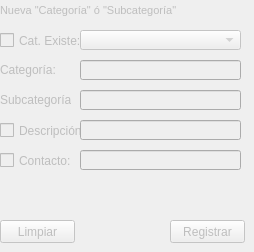
     <widget class="QWidget" name="page_6">
      <widget class="QLabel" name="label_49">
       <property name="enabled">
        <bool>false</bool>
       </property>
       <property name="geometry">
        <rect>
         <x>0</x>
         <y>90</y>
         <width>71</width>
         <height>20</height>
        </rect>
       </property>
       <property name="text">
        <string>Subcategoría:</string>
       </property>
      </widget>
      <widget class="QLineEdit" name="lineEdit_26">
       <property name="enabled">
        <bool>false</bool>
       </property>
       <property name="geometry">
        <rect>
         <x>80</x>
         <y>150</y>
         <width>161</width>
         <height>20</height>
        </rect>
       </property>
       <property name="inputMask">
        <string/>
       </property>
       <property name="maxLength">
        <number>99</number>
       </property>
      </widget>
      <widget class="QLabel" name="label_52">
       <property name="enabled">
        <bool>false</bool>
       </property>
       <property name="geometry">
        <rect>
         <x>0</x>
         <y>0</y>
         <width>201</width>
         <height>20</height>
        </rect>
       </property>
       <property name="font">
        <font>
         <pointsize>8</pointsize>
        </font>
       </property>
       <property name="text">
        <string>Nueva &quot;Categoría&quot; ó &quot;Subcategoría&quot;</string>
       </property>
      </widget>
      <widget class="QLineEdit" name="lineEdit_28">
       <property name="enabled">
        <bool>false</bool>
       </property>
       <property name="geometry">
        <rect>
         <x>80</x>
         <y>90</y>
         <width>161</width>
         <height>20</height>
        </rect>
       </property>
       <property name="inputMask">
        <string/>
       </property>
       <property name="maxLength">
        <number>99</number>
       </property>
      </widget>
      <widget class="QLineEdit" name="lineEdit_29">
       <property name="enabled">
        <bool>false</bool>
       </property>
       <property name="geometry">
        <rect>
         <x>80</x>
         <y>120</y>
         <width>161</width>
         <height>20</height>
        </rect>
       </property>
       <property name="inputMask">
        <string/>
       </property>
       <property name="maxLength">
        <number>99</number>
       </property>
      </widget>
      <widget class="QPushButton" name="pushButton_17">
       <property name="enabled">
        <bool>false</bool>
       </property>
       <property name="geometry">
        <rect>
         <x>0</x>
         <y>220</y>
         <width>75</width>
         <height>23</height>
        </rect>
       </property>
       <property name="text">
        <string>Limpiar</string>
       </property>
      </widget>
      <widget class="QPushButton" name="pushButton_18">
       <property name="enabled">
        <bool>false</bool>
       </property>
       <property name="geometry">
        <rect>
         <x>170</x>
         <y>220</y>
         <width>75</width>
         <height>23</height>
        </rect>
       </property>
       <property name="text">
        <string>Registrar</string>
       </property>
      </widget>
      <widget class="QCheckBox" name="checkBox_8">
       <property name="enabled">
        <bool>false</bool>
       </property>
       <property name="geometry">
        <rect>
         <x>0</x>
         <y>120</y>
         <width>81</width>
         <height>21</height>
        </rect>
       </property>
       <property name="text">
        <string>Descripción:</string>
       </property>
      </widget>
      <widget class="QCheckBox" name="checkBox_9">
       <property name="enabled">
        <bool>false</bool>
       </property>
       <property name="geometry">
        <rect>
         <x>0</x>
         <y>150</y>
         <width>81</width>
         <height>21</height>
        </rect>
       </property>
       <property name="text">
        <string>Contacto:</string>
       </property>
      </widget>
      <widget class="QLineEdit" name="lineEdit_30">
       <property name="enabled">
        <bool>false</bool>
       </property>
       <property name="geometry">
        <rect>
         <x>80</x>
         <y>60</y>
         <width>161</width>
         <height>20</height>
        </rect>
       </property>
       <property name="inputMask">
        <string/>
       </property>
       <property name="maxLength">
        <number>99</number>
       </property>
      </widget>
      <widget class="QLabel" name="label_50">
       <property name="enabled">
        <bool>false</bool>
       </property>
       <property name="geometry">
        <rect>
         <x>0</x>
         <y>60</y>
         <width>71</width>
         <height>20</height>
        </rect>
       </property>
       <property name="text">
        <string>Categoría:</string>
       </property>
      </widget>
      <widget class="QCheckBox" name="checkBox_10">
       <property name="enabled">
        <bool>false</bool>
       </property>
       <property name="geometry">
        <rect>
         <x>0</x>
         <y>30</y>
         <width>81</width>
         <height>21</height>
        </rect>
       </property>
       <property name="text">
        <string>Cat. Existe:</string>
       </property>
      </widget>
      <widget class="QComboBox" name="comboBox_8">
       <property name="enabled">
        <bool>false</bool>
       </property>
       <property name="geometry">
        <rect>
         <x>80</x>
         <y>30</y>
         <width>161</width>
         <height>20</height>
        </rect>
       </property>
       <property name="cursor">
        <cursorShape>PointingHandCursor</cursorShape>
       </property>
      </widget>
     </widget>
